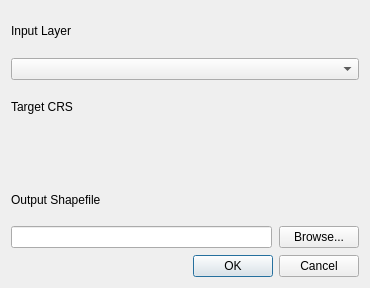
<?xml version="1.0" encoding="UTF-8"?>
<ui version="4.0">
 <class>hcmgis_reprojection_form</class>
 <widget class="QDialog" name="hcmgis_reprojection_form">
  <property name="windowModality">
   <enum>Qt::ApplicationModal</enum>
  </property>
  <property name="enabled">
   <bool>true</bool>
  </property>
  <property name="geometry">
   <rect>
    <x>0</x>
    <y>0</y>
    <width>370</width>
    <height>288</height>
   </rect>
  </property>
  <property name="mouseTracking">
   <bool>false</bool>
  </property>
  <property name="windowTitle">
   <string>Layer Reprojection</string>
  </property>
  <layout class="QVBoxLayout" name="verticalLayout">
   <property name="spacing">
    <number>7</number>
   </property>
   <item>
    <widget class="QLabel" name="LblInput">
     <property name="text">
      <string>Input Layer</string>
     </property>
    </widget>
   </item>
   <item>
    <widget class="QgsMapLayerComboBox" name="CboInput">
     <property name="showCrs">
      <bool>true</bool>
     </property>
    </widget>
   </item>
   <item>
    <widget class="QLabel" name="LblOutput_4">
     <property name="text">
      <string>Target CRS</string>
     </property>
    </widget>
   </item>
   <item>
    <widget class="QgsProjectionSelectionWidget" name="crs"/>
   </item>
   <item>
    <widget class="QLabel" name="LblOutput_3">
     <property name="text">
      <string>Output Shapefile</string>
     </property>
    </widget>
   </item>
   <item>
    <layout class="QGridLayout" name="gridLayout">
     <item row="0" column="0">
      <widget class="QLineEdit" name="LinOutput">
       <property name="enabled">
        <bool>true</bool>
       </property>
       <property name="mouseTracking">
        <bool>true</bool>
       </property>
       <property name="focusPolicy">
        <enum>Qt::StrongFocus</enum>
       </property>
       <property name="acceptDrops">
        <bool>false</bool>
       </property>
       <property name="text">
        <string/>
       </property>
       <property name="readOnly">
        <bool>false</bool>
       </property>
      </widget>
     </item>
     <item row="0" column="1">
      <widget class="QPushButton" name="BtnOutput">
       <property name="enabled">
        <bool>true</bool>
       </property>
       <property name="font">
        <font>
         <weight>50</weight>
         <bold>false</bold>
        </font>
       </property>
       <property name="text">
        <string>Browse...</string>
       </property>
      </widget>
     </item>
    </layout>
   </item>
   <item>
    <widget class="QDialogButtonBox" name="BtnOKCancel">
     <property name="standardButtons">
      <set>QDialogButtonBox::Cancel|QDialogButtonBox::Ok</set>
     </property>
    </widget>
   </item>
  </layout>
 </widget>
 <customwidgets>
  <customwidget>
   <class>QgsMapLayerComboBox</class>
   <extends>QComboBox</extends>
   <header>qgis.gui</header>
  </customwidget>
  <customwidget>
   <class>QgsProjectionSelectionWidget</class>
   <extends>QWidget</extends>
   <header>qgis.gui</header>
  </customwidget>
 </customwidgets>
 <resources/>
 <connections>
  <connection>
   <sender>BtnOKCancel</sender>
   <signal>accepted()</signal>
   <receiver>hcmgis_reprojection_form</receiver>
   <slot>accept()</slot>
   <hints>
    <hint type="sourcelabel">
     <x>251</x>
     <y>272</y>
    </hint>
    <hint type="destinationlabel">
     <x>169</x>
     <y>143</y>
    </hint>
   </hints>
  </connection>
  <connection>
   <sender>BtnOKCancel</sender>
   <signal>rejected()</signal>
   <receiver>hcmgis_reprojection_form</receiver>
   <slot>reject()</slot>
   <hints>
    <hint type="sourcelabel">
     <x>251</x>
     <y>272</y>
    </hint>
    <hint type="destinationlabel">
     <x>169</x>
     <y>143</y>
    </hint>
   </hints>
  </connection>
 </connections>
</ui>
